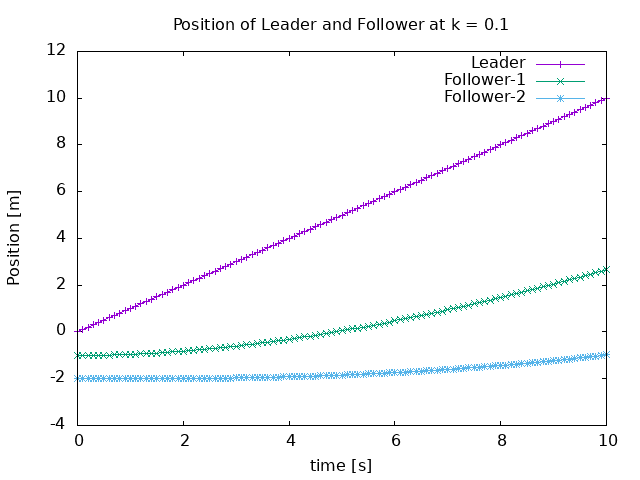

Generate this figure with gnuplot:
set terminal png
set output 'plot-01.png'

set xrange [ 0: 10 ]
set yrange [ -4: 12 ]

set xlabel 'time [s]'
set xlabel font "Arial,12"

set ylabel 'Position [m]'
set ylabel font "Arial,12"

set title 'Position of Leader and Follower at k = 0.1'
set title font'Arial,12'

plot 'out-01.txt' u 1:3 w lp t 'Leader', 'out-01.txt' u 1:5 w lp t 'Follower-1', 'out-01.txt' u 1:7 w lp t 'Follower-2'

set terminal qt
set output
